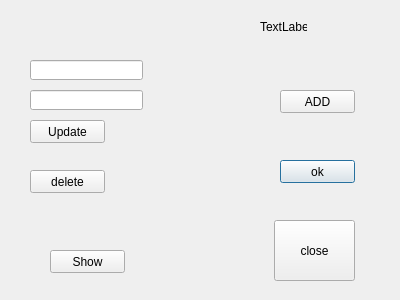
<?xml version="1.0" encoding="UTF-8"?>
<ui version="4.0">
 <class>Dialog</class>
 <widget class="QDialog" name="Dialog">
  <property name="geometry">
   <rect>
    <x>0</x>
    <y>0</y>
    <width>400</width>
    <height>300</height>
   </rect>
  </property>
  <property name="windowTitle">
   <string>Dialog</string>
  </property>
  <widget class="QPushButton" name="pushButton">
   <property name="geometry">
    <rect>
     <x>280</x>
     <y>160</y>
     <width>75</width>
     <height>23</height>
    </rect>
   </property>
   <property name="text">
    <string>ok</string>
   </property>
  </widget>
  <widget class="QPushButton" name="pushButton_2">
   <property name="geometry">
    <rect>
     <x>274</x>
     <y>220</y>
     <width>81</width>
     <height>61</height>
    </rect>
   </property>
   <property name="text">
    <string>close</string>
   </property>
  </widget>
  <widget class="QLabel" name="label">
   <property name="geometry">
    <rect>
     <x>260</x>
     <y>20</y>
     <width>47</width>
     <height>13</height>
    </rect>
   </property>
   <property name="text">
    <string>TextLabel</string>
   </property>
  </widget>
  <widget class="QPushButton" name="pushButton_3">
   <property name="geometry">
    <rect>
     <x>280</x>
     <y>90</y>
     <width>75</width>
     <height>23</height>
    </rect>
   </property>
   <property name="text">
    <string>ADD</string>
   </property>
  </widget>
  <widget class="QPushButton" name="pushButton_4">
   <property name="geometry">
    <rect>
     <x>50</x>
     <y>250</y>
     <width>75</width>
     <height>23</height>
    </rect>
   </property>
   <property name="text">
    <string>Show</string>
   </property>
  </widget>
  <widget class="QLineEdit" name="lineEdit">
   <property name="geometry">
    <rect>
     <x>30</x>
     <y>60</y>
     <width>113</width>
     <height>20</height>
    </rect>
   </property>
  </widget>
  <widget class="QPushButton" name="pushButton_5">
   <property name="geometry">
    <rect>
     <x>30</x>
     <y>120</y>
     <width>75</width>
     <height>23</height>
    </rect>
   </property>
   <property name="text">
    <string>Update</string>
   </property>
  </widget>
  <widget class="QPushButton" name="pushButton_6">
   <property name="geometry">
    <rect>
     <x>30</x>
     <y>170</y>
     <width>75</width>
     <height>23</height>
    </rect>
   </property>
   <property name="text">
    <string>delete</string>
   </property>
  </widget>
  <widget class="QLineEdit" name="lineEdit_2">
   <property name="geometry">
    <rect>
     <x>30</x>
     <y>90</y>
     <width>113</width>
     <height>20</height>
    </rect>
   </property>
  </widget>
 </widget>
 <resources/>
 <connections/>
</ui>
